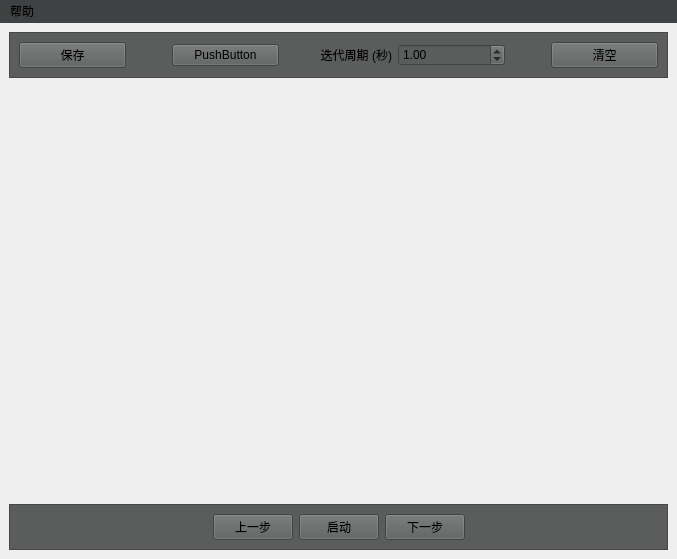
<?xml version="1.0" encoding="UTF-8"?>
<ui version="4.0">
 <class>MainWindow</class>
 <widget class="QMainWindow" name="MainWindow">
  <property name="geometry">
   <rect>
    <x>0</x>
    <y>0</y>
    <width>677</width>
    <height>559</height>
   </rect>
  </property>
  <property name="windowTitle">
   <string>MainWindow</string>
  </property>
  <property name="styleSheet">
   <string notr="true"/>
  </property>
  <widget class="QWidget" name="centralwidget">
   <property name="sizePolicy">
    <sizepolicy hsizetype="Preferred" vsizetype="Preferred">
     <horstretch>0</horstretch>
     <verstretch>0</verstretch>
    </sizepolicy>
   </property>
   <property name="styleSheet">
    <string notr="true"/>
   </property>
   <layout class="QVBoxLayout" name="verticalLayout_3">
    <item>
     <widget class="QFrame" name="upFrame">
      <property name="autoFillBackground">
       <bool>false</bool>
      </property>
      <property name="styleSheet">
       <string notr="true">background-color:rgb(91, 93, 93)</string>
      </property>
      <property name="frameShape">
       <enum>QFrame::StyledPanel</enum>
      </property>
      <property name="frameShadow">
       <enum>QFrame::Raised</enum>
      </property>
      <layout class="QHBoxLayout" name="horizontalLayout">
       <item>
        <widget class="QPushButton" name="saveButton">
         <property name="enabled">
          <bool>true</bool>
         </property>
         <property name="text">
          <string>保存</string>
         </property>
         <property name="icon">
          <iconset theme="document-save"/>
         </property>
        </widget>
       </item>
       <item>
        <spacer name="horizontalSpacer_4">
         <property name="orientation">
          <enum>Qt::Horizontal</enum>
         </property>
         <property name="sizeType">
          <enum>QSizePolicy::Preferred</enum>
         </property>
         <property name="sizeHint" stdset="0">
          <size>
           <width>40</width>
           <height>20</height>
          </size>
         </property>
        </spacer>
       </item>
       <item>
        <widget class="QPushButton" name="titleButton">
         <property name="text">
          <string>PushButton</string>
         </property>
        </widget>
       </item>
       <item>
        <widget class="QLabel" name="label">
         <property name="text">
          <string>迭代周期 (秒)</string>
         </property>
         <property name="alignment">
          <set>Qt::AlignRight|Qt::AlignTrailing|Qt::AlignVCenter</set>
         </property>
        </widget>
       </item>
       <item>
        <widget class="QDoubleSpinBox" name="timeControlBox">
         <property name="minimum">
          <double>0.100000000000000</double>
         </property>
         <property name="singleStep">
          <double>0.100000000000000</double>
         </property>
         <property name="value">
          <double>1.000000000000000</double>
         </property>
        </widget>
       </item>
       <item>
        <spacer name="horizontalSpacer">
         <property name="orientation">
          <enum>Qt::Horizontal</enum>
         </property>
         <property name="sizeType">
          <enum>QSizePolicy::Preferred</enum>
         </property>
         <property name="sizeHint" stdset="0">
          <size>
           <width>40</width>
           <height>20</height>
          </size>
         </property>
        </spacer>
       </item>
       <item>
        <widget class="QPushButton" name="clearButton">
         <property name="text">
          <string>清空</string>
         </property>
        </widget>
       </item>
      </layout>
     </widget>
    </item>
    <item>
     <spacer name="verticalSpacer">
      <property name="orientation">
       <enum>Qt::Vertical</enum>
      </property>
      <property name="sizeHint" stdset="0">
       <size>
        <width>20</width>
        <height>40</height>
       </size>
      </property>
     </spacer>
    </item>
    <item>
     <widget class="QFrame" name="downFrame">
      <property name="styleSheet">
       <string notr="true">background-color:rgb(91, 93, 93)</string>
      </property>
      <property name="frameShape">
       <enum>QFrame::StyledPanel</enum>
      </property>
      <property name="frameShadow">
       <enum>QFrame::Raised</enum>
      </property>
      <layout class="QHBoxLayout" name="horizontalLayout_2">
       <item>
        <spacer name="horizontalSpacer_2">
         <property name="orientation">
          <enum>Qt::Horizontal</enum>
         </property>
         <property name="sizeHint" stdset="0">
          <size>
           <width>40</width>
           <height>20</height>
          </size>
         </property>
        </spacer>
       </item>
       <item>
        <widget class="QPushButton" name="lastStepButton">
         <property name="text">
          <string>上一步</string>
         </property>
        </widget>
       </item>
       <item>
        <widget class="QPushButton" name="playButton">
         <property name="text">
          <string>启动</string>
         </property>
         <property name="icon">
          <iconset theme="media-playback-start"/>
         </property>
        </widget>
       </item>
       <item>
        <widget class="QPushButton" name="nextStepButton">
         <property name="text">
          <string>下一步</string>
         </property>
        </widget>
       </item>
       <item>
        <spacer name="horizontalSpacer_3">
         <property name="orientation">
          <enum>Qt::Horizontal</enum>
         </property>
         <property name="sizeHint" stdset="0">
          <size>
           <width>40</width>
           <height>20</height>
          </size>
         </property>
        </spacer>
       </item>
      </layout>
     </widget>
    </item>
   </layout>
  </widget>
  <widget class="QMenuBar" name="menuBar">
   <property name="geometry">
    <rect>
     <x>0</x>
     <y>0</y>
     <width>677</width>
     <height>21</height>
    </rect>
   </property>
   <property name="styleSheet">
    <string notr="true">background-color:rgb(64, 65, 66)</string>
   </property>
   <widget class="QMenu" name="help">
    <property name="title">
     <string>帮助</string>
    </property>
    <addaction name="helpAction"/>
   </widget>
   <addaction name="help"/>
  </widget>
  <action name="action1">
   <property name="text">
    <string>1</string>
   </property>
  </action>
  <action name="action2">
   <property name="text">
    <string>2</string>
   </property>
  </action>
  <action name="action1_2">
   <property name="text">
    <string>1</string>
   </property>
  </action>
  <action name="action2_2">
   <property name="text">
    <string>2</string>
   </property>
  </action>
  <action name="action1_3">
   <property name="text">
    <string>1</string>
   </property>
  </action>
  <action name="action2_3">
   <property name="text">
    <string>2</string>
   </property>
  </action>
  <action name="action1_4">
   <property name="text">
    <string>1</string>
   </property>
  </action>
  <action name="action2_4">
   <property name="text">
    <string>2</string>
   </property>
  </action>
  <action name="action1_5">
   <property name="text">
    <string>1</string>
   </property>
  </action>
  <action name="action2_5">
   <property name="text">
    <string>2</string>
   </property>
  </action>
  <action name="actionlefttool1">
   <property name="text">
    <string>lefttool1</string>
   </property>
   <property name="toolTip">
    <string>lefttool1</string>
   </property>
   <property name="menuRole">
    <enum>QAction::TextHeuristicRole</enum>
   </property>
  </action>
  <action name="helpAction">
   <property name="text">
    <string>教程文档</string>
   </property>
  </action>
 </widget>
 <resources/>
 <connections/>
</ui>
